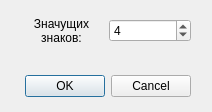
<?xml version="1.0" encoding="UTF-8"?>
<ui version="4.0">
 <class>Dialog</class>
 <widget class="QDialog" name="Dialog">
  <property name="geometry">
   <rect>
    <x>0</x>
    <y>0</y>
    <width>212</width>
    <height>112</height>
   </rect>
  </property>
  <property name="windowTitle">
   <string>Dialog</string>
  </property>
  <widget class="QDialogButtonBox" name="buttonBox">
   <property name="geometry">
    <rect>
     <x>10</x>
     <y>70</y>
     <width>181</width>
     <height>32</height>
    </rect>
   </property>
   <property name="orientation">
    <enum>Qt::Horizontal</enum>
   </property>
   <property name="standardButtons">
    <set>QDialogButtonBox::Cancel|QDialogButtonBox::Ok</set>
   </property>
  </widget>
  <widget class="QWidget" name="horizontalLayoutWidget">
   <property name="geometry">
    <rect>
     <x>20</x>
     <y>10</y>
     <width>171</width>
     <height>41</height>
    </rect>
   </property>
   <layout class="QHBoxLayout" name="horizontalLayout">
    <item>
     <widget class="QLabel" name="label">
      <property name="text">
       <string>Значущих
знаков:</string>
      </property>
      <property name="alignment">
       <set>Qt::AlignCenter</set>
      </property>
     </widget>
    </item>
    <item>
     <widget class="QSpinBox" name="num_of_digits">
      <property name="suffix">
       <string/>
      </property>
      <property name="prefix">
       <string/>
      </property>
      <property name="minimum">
       <number>2</number>
      </property>
      <property name="value">
       <number>4</number>
      </property>
     </widget>
    </item>
   </layout>
  </widget>
 </widget>
 <resources/>
 <connections>
  <connection>
   <sender>buttonBox</sender>
   <signal>accepted()</signal>
   <receiver>Dialog</receiver>
   <slot>accept()</slot>
   <hints>
    <hint type="sourcelabel">
     <x>248</x>
     <y>254</y>
    </hint>
    <hint type="destinationlabel">
     <x>157</x>
     <y>274</y>
    </hint>
   </hints>
  </connection>
  <connection>
   <sender>buttonBox</sender>
   <signal>rejected()</signal>
   <receiver>Dialog</receiver>
   <slot>reject()</slot>
   <hints>
    <hint type="sourcelabel">
     <x>316</x>
     <y>260</y>
    </hint>
    <hint type="destinationlabel">
     <x>286</x>
     <y>274</y>
    </hint>
   </hints>
  </connection>
 </connections>
</ui>
